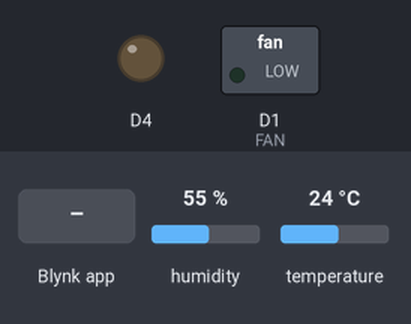
This program was run on a simulated ESP8266 (NodeMCU). Shown: switched loads named in the program (green lamp = pin HIGH), output pins drawn as LEDs (lit = HIGH). The test bench sets the inputs (shaded band); at power-on: temperature 24 °C, humidity 55 %. WiFi joins after 1.5 s; servers stay silent unless stated; what the program prints to the serial monitor is not drawn.

Above: at 3.2 s.
3.3 s: temperature set to 33 °C
7.7 s: Blynk app writes 0 to V0
At 8.9 s:
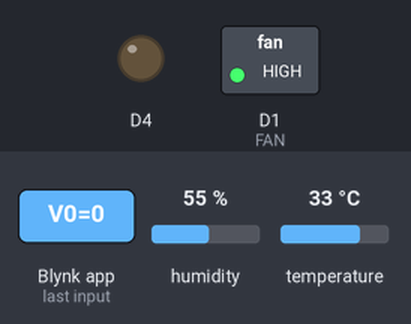
Timing chart, 0 to 12.1 s (numbered marks = the images above; inputs shaded):
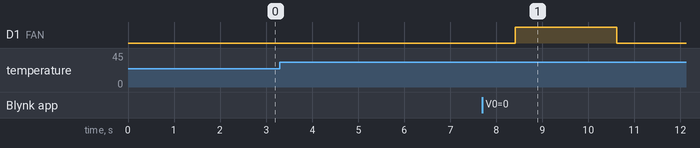

Measured:
- after the input at 7.7 s, D1 (FAN): LOW → HIGH after 0.72 s, → LOW 2.2 s later

The program:

main.cpp
```cpp
#define BLYNK_PRINT Serial

/* Fill-in your Template ID (only if using Blynk.Cloud) */
#define BLYNK_TEMPLATE_ID   "TMPLdWsd4Yrq"
#define BLYNK_DEVICE_NAME "FAN"


#include <ESP8266WiFi.h>
#include <BlynkSimpleStream.h>

#include <Adafruit_Sensor.h>
#include <DHT.h>
#include <DHT_U.h>

#define DHTPIN 13
#define DHTTYPE DHT11

#define FAN D1


DHT_Unified dht(DHTPIN, DHTTYPE);
// Your WiFi credentials.
// Set password to "" for open networks.
const char* ssid = "P.TRIS";
const char* pass = "mahmuditri";

// You should get Auth Token in the Blynk App.
// Go to the Project Settings (nut icon).
char auth[] = "_stff9EcYPLXKhjTZxylkGDKsymwQKN-";

WiFiClient wifiClient;

// This function tries to connect to the cloud using TCP
bool connectBlynk()
{
  wifiClient.stop();
  return wifiClient.connect(BLYNK_DEFAULT_DOMAIN, BLYNK_DEFAULT_PORT);
}

// This function tries to connect to your WiFi network
void connectWiFi()
{
  Serial.print("Connecting to ");
  Serial.println(ssid);

  if (pass && strlen(pass)) {
    WiFi.begin((char*)ssid, (char*)pass);
  } else {
    WiFi.begin((char*)ssid);
  }

  while (WiFi.status() != WL_CONNECTED) {
    delay(500);
    Serial.print(".");
  }
}


void setup()
{
  // Debug console
  Serial.begin(9600);

  connectWiFi();

  connectBlynk();

  Blynk.begin(wifiClient, auth);

  pinMode(FAN, INPUT);
  digitalWrite(FAN, HIGH);

  pinMode(D4, OUTPUT);
  digitalWrite(D4, LOW);

  dht.begin();
}

BLYNK_WRITE(V0)
{
  if( param.asInt() ) {
    digitalWrite(FAN, LOW);
    pinMode(FAN, OUTPUT);
  } else {
    digitalWrite(FAN, HIGH);
    pinMode(FAN, INPUT);
  }

}

void loop()
{
  // Reconnect WiFi
  if (WiFi.status() != WL_CONNECTED) {
    connectWiFi();
    return;
  }

  // Reconnect to Blynk Cloud
  if (!wifiClient.connected()) {
    connectBlynk();
    return;
  }

  delay(2000);

  Blynk.run();

  sensors_event_t event;

  dht.temperature().getEvent(&event);
  if (isnan(event.temperature)) {
    Serial.println(F("Error reading temperature!"));
  }
  else {
      if (event.temperature > 30.00) {
        digitalWrite(FAN, LOW);
        pinMode(FAN, OUTPUT);
      }
    Blynk.virtualWrite(V1, event.temperature);
    Serial.print("Temperature: ");
    Serial.print(event.temperature);
    Serial.println(" *C");
  }

  dht.humidity().getEvent(&event);
  if (isnan(event.relative_humidity)) {
    Serial.println(F("Error reading humidity!"));
  }
  else {
    Blynk.virtualWrite(V2, event.relative_humidity);
  }

}
```
